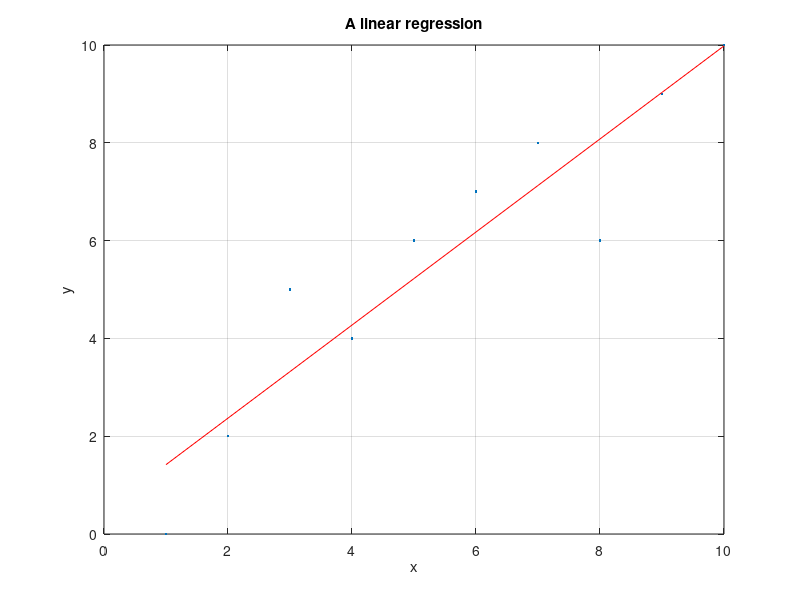

The MATLAB script that drew this image:
%% Example: linear regression
clc; clear; close all;

%% variables

y = [0,2,5,4,6,7,8,6,9,10];
x = 1:10;

%% linear regression

p = polyfit(x,y,1);
line = polyval(p, x);

%% plot
figure();
plot(x,y, '.'); hold on;
plot(x, line, 'r');
hold off;
title('A linear regression');
xlabel('x');
ylabel('y');
grid on;
